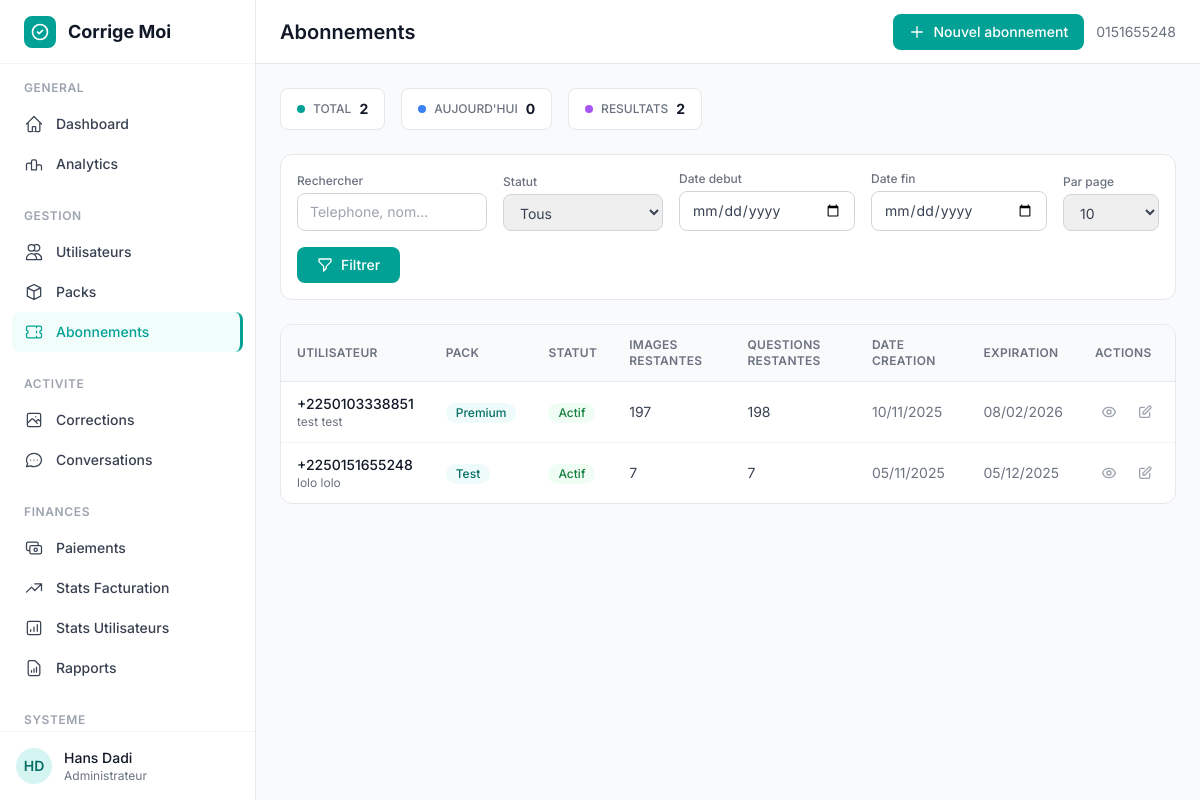
Page /custom-admin/subscriptions/ (signed in) on the earlier database version.
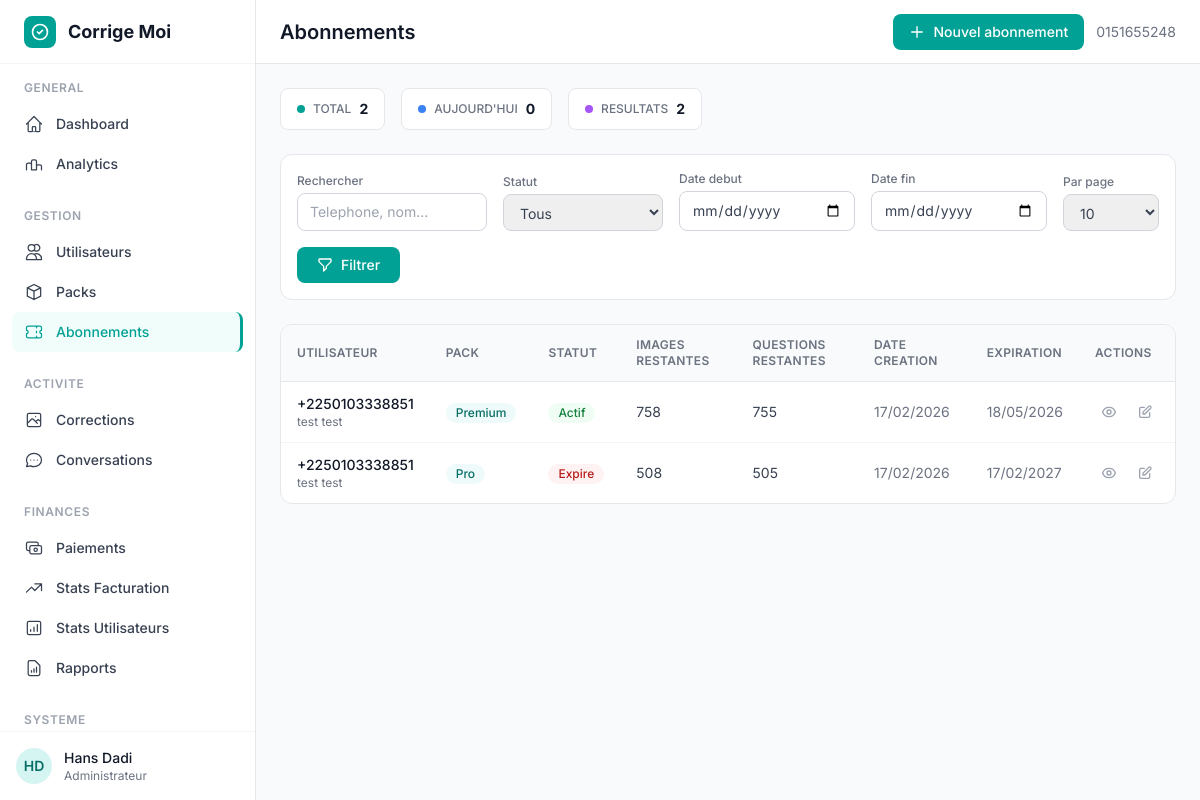
Same page on the later database version.
### subscriptions/models.py (models this page shows, shortened)
class Subscription(models.Model):
    user = models.ForeignKey(
        User, on_delete=models.CASCADE, related_name="subscriptions"
    )
    pack = models.ForeignKey(Pack, on_delete=models.CASCADE, related_name="subscriptions")
    token = models.UUIDField(default=uuid.uuid4, editable=False, unique=True)
    api_key = models.CharField(max_length=100, unique=True, default=generate_api_key)
    image_corrections_remaining = models.PositiveIntegerField(default=0)
    chat_questions_remaining = models.PositiveIntegerField(default=0)
    is_active = models.BooleanField(default=True)
    created_at = models.DateTimeField(auto_now_add=True)
    expires_at = models.DateTimeField(null=True, blank=True)
    class Meta:
        pass

class Pack(models.Model):
    DURATION_CHOICES = [
        (0, 'Illimité'),
        (30, '30 jours'),
        (90, '90 jours'),
        (365, '1 an'),
    ]
    name = models.CharField(max_length=100, unique=True)
    slug = models.SlugField(max_length=100, blank=True)
    price = models.DecimalField(max_digits=10, decimal_places=2)
    description = models.TextField()
    features = models.JSONField(default=list, blank=True)
    is_best_plan = models.BooleanField(default=False)
    is_active = models.BooleanField(default=True)
    image_corrections_limit = models.PositiveIntegerField(
        default=0,
        help_text="Nombre d'envois d'images autorisés (0 = illimité)"
    )
    chat_questions_limit = models.PositiveIntegerField(
        default=0,
        help_text="Nombre de questions au chatbot autorisées (0 = illimité)"
    )
    duration = models.PositiveIntegerField(
        choices=DURATION_CHOICES,
        default=30,
        help_text="Durée en jours (0 = illimité)"
    )
    created_at = models.DateTimeField(auto_now_add=True)
    updated_at = models.DateTimeField(auto_now=True)
    class Meta:
        verbose_name = "Pack Abonnement"
        verbose_name_plural = "Packs Abonnement"

### authentification/models.py (models this page shows, shortened)
class CustomUser(AbstractBaseUser, PermissionsMixin):
    phone_number = models.CharField(
        max_length=15,
        unique=True,
        error_messages={
            'unique': _("Un utilisateur avec ce numéro de téléphone existe déjà.")
        }
    )
    email = models.EmailField(blank=True, null=True)
    first_name = models.CharField(max_length=50)
    last_name = models.CharField(max_length=50)
    is_active = models.BooleanField(default=True)
    is_staff = models.BooleanField(default=False)
    is_verified = models.BooleanField(default=False)
    country = models.CharField(max_length=100, blank=True, null=True)
    school_level = models.CharField(max_length=100, blank=True, null=True)
    institution = models.CharField(max_length=200, blank=True, null=True)
    age = models.PositiveIntegerField(blank=True, null=True)
    date_joined = models.DateTimeField(default=timezone.now)
    USERNAME_FIELD = 'phone_number'
    REQUIRED_FIELDS = ['first_name', 'last_name']
    objects = CustomUserManager()

### custom_admin/views.py (the view, shortened to what this page needs)
# urls.py: path('subscriptions/', views.admin_subscriptions, name='subscriptions'),
@login_required
def admin_subscriptions(request):
    if not request.user.is_staff:
        return render(request, '403.html', status=403)
    search = request.GET.get('search', '').strip()
    status = request.GET.get('status', 'all')
    start_date = request.GET.get('start_date')
    end_date = request.GET.get('end_date')
    per_page = int(request.GET.get('per_page', 10))
    subs = Subscription.objects.select_related('user', 'pack').order_by('-created_at')
    if status == 'active':
        subs = subs.filter(is_active=True).exclude(expires_at__lt=timezone.now())
    elif status == 'inactive':
        subs = subs.filter(Q(is_active=False) | Q(expires_at__lt=timezone.now()))
    if start_date:
        try:
            start = datetime.strptime(start_date, '%Y-%m-%d')
            subs = subs.filter(created_at__gte=start)
        except:
            pass
    if end_date:
        try:
            end = datetime.strptime(end_date, '%Y-%m-%d')
            subs = subs.filter(created_at__lt=end + timedelta(days=1))
        except:
            pass
    total_subs = Subscription.objects.count()
    today_subs = Subscription.objects.filter(created_at__date=timezone.now().date()).count()
    period_subs = subs.count()
    paginator = Paginator(subs, per_page)
    page_obj = paginator.get_page(request.GET.get('page'))
    context = {
        'page_obj': page_obj,
        'search': search,
        'status': status,
        'start_date': start_date,
        'end_date': end_date,
        'per_page': per_page,
        'total_subs': total_subs,
        'today_subs': today_subs,
        'period_subs': period_subs,
    }
    return render(request, 'custom_admin/admin/subscriptions.html', context)

### custom_admin/templates/custom_admin/admin/subscriptions.html (shortened to what the changed rows need)
{% extends "custom_admin/base_admin.html" %}
{% block page_title %}Abonnements{% endblock %}
{% block content %}
<div class="bg-white rounded-xl border border-gray-200 overflow-hidden">
    <div class="overflow-x-auto">
        <table class="w-full text-sm text-left">
            <thead class="bg-gray-50 border-b border-gray-200">
                <tr>
                    <th class="px-4 py-3 text-xs font-semibold text-gray-500 uppercase tracking-wide">Utilisateur</th>
                    <th class="px-4 py-3 text-xs font-semibold text-gray-500 uppercase tracking-wide">Pack</th>
                    <th class="px-4 py-3 text-xs font-semibold text-gray-500 uppercase tracking-wide">Statut</th>
                    <th class="px-4 py-3 text-xs font-semibold text-gray-500 uppercase tracking-wide">Images restantes</th>
                    <th class="px-4 py-3 text-xs font-semibold text-gray-500 uppercase tracking-wide">Questions restantes</th>
                    <th class="px-4 py-3 text-xs font-semibold text-gray-500 uppercase tracking-wide">Date creation</th>
                    <th class="px-4 py-3 text-xs font-semibold text-gray-500 uppercase tracking-wide">Expiration</th>
                    <th class="px-4 py-3 text-xs font-semibold text-gray-500 uppercase tracking-wide">Actions</th>
                </tr>
            </thead>
            <tbody class="divide-y divide-gray-100">
                {% for sub in page_obj %}
                <tr class="hover:bg-gray-50 transition-colors">
                    <td class="px-4 py-3">
                        <div>
                            <p class="font-medium text-gray-900">{{ sub.user.phone_number }}</p>
                            <p class="text-xs text-gray-500">{{ sub.user.first_name }} {{ sub.user.last_name }}</p>
                        </div>
                    </td>
                    <td class="px-4 py-3">
                        <span class="inline-flex items-center px-2.5 py-0.5 rounded-full text-xs font-medium bg-brand-50 text-brand-700">{{ sub.pack.name }}</span>
                    </td>
                    <td class="px-4 py-3">
                        {% if sub.is_active %}
                        <span class="inline-flex items-center px-2.5 py-0.5 rounded-full text-xs font-medium bg-green-50 text-green-700">Actif</span>
                        {% else %}
                        <span class="inline-flex items-center px-2.5 py-0.5 rounded-full text-xs font-medium bg-red-50 text-red-700">Expire</span>
                        {% endif %}
                    </td>
                    <td class="px-4 py-3 text-gray-700">{{ sub.image_corrections_remaining }}</td>
                    <td class="px-4 py-3 text-gray-700">{{ sub.chat_questions_remaining }}</td>
                    <td class="px-4 py-3 text-gray-500">{{ sub.created_at|date:"d/m/Y" }}</td>
                    <td class="px-4 py-3 text-gray-500">{{ sub.expires_at|date:"d/m/Y" }}</td>
                    <td class="px-4 py-3">
                        <div class="flex items-center gap-2">
                            <a href="{% url 'custom_admin:subscription_detail' subscription_id=sub.id %}"
                               class="p-1.5 rounded-lg text-gray-400 hover:text-brand-500 hover:bg-brand-50 transition-colors" title="Voir">
                            </a>
                            <a href="{% url 'custom_admin:subscription_edit' subscription_id=sub.id %}"
                               class="p-1.5 rounded-lg text-gray-400 hover:text-blue-500 hover:bg-blue-50 transition-colors" title="Modifier">
                                <svg class="w-4 h-4" fill="none" viewBox="0 0 24 24" stroke="currentColor"><path stroke-linecap="round" stroke-linejoin="round" stroke-width="2" d="M11 5H6a2 2 0 00-2 2v11a2 2 0 002 2h11a2 2 0 002-2v-5m-1.414-9.414a2 2 0 112.828 2.828L11.828 15H9v-2.828l8.586-8.586z"/></svg>
                            </a>
                        </div>
                    </td>
                </tr>
                {% endfor %}
            </tbody>
        </table>
    </div>
</div>
{% endblock %}

Differences in the rows shown:
removed Subscription: user.phone_number "+2250103338851", user.first_name "test", user.last_name "test", pack.name "Premium", is_active "Actif", image_corrections_remaining "197", chat_questions_remaining "198", created_at "10/11/2025", expires_at "08/02/2026"
removed Subscription: user.phone_number "+2250151655248", user.first_name "lolo", user.last_name "lolo", pack.name "Test", is_active "Actif", image_corrections_remaining "7", chat_questions_remaining "7", created_at "05/11/2025", expires_at "05/12/2025"
added Subscription: user.phone_number "+2250103338851", user.first_name "test", user.last_name "test", pack.name "Premium", is_active "Actif", image_corrections_remaining "758", chat_questions_remaining "755", created_at "17/02/2026", expires_at "18/05/2026"
added Subscription: user.phone_number "+2250103338851", user.first_name "test", user.last_name "test", pack.name "Pro", is_active "Expire", image_corrections_remaining "508", chat_questions_remaining "505", created_at "17/02/2026", expires_at "17/02/2027"
